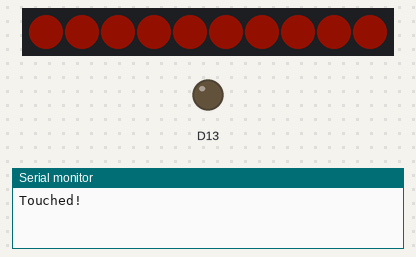
Bench run of a sketch on a simulated Adafruit Circuit Playground Express. On the bench: 10 RGB LEDs in strip order, left to right, output pins drawn as LEDs (lit = HIGH), the last lines printed to the serial monitor. Dim RGB values are drawn brighter than linear.

Above: at 0.13 s.
At 2.41 s:
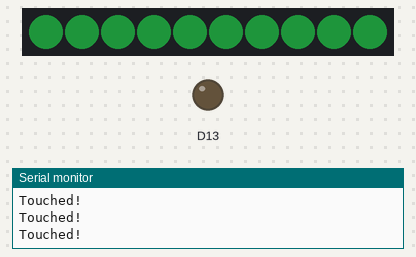
At 9.79 s:
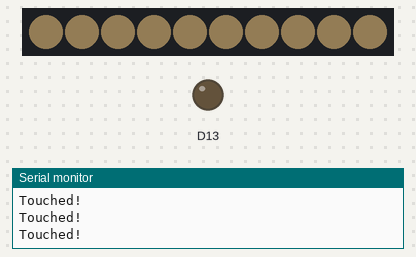
At 19.19 s:
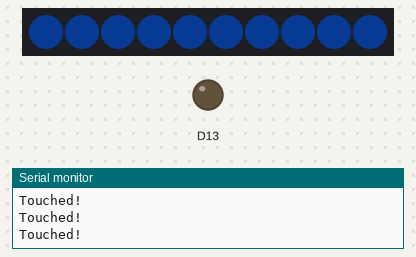
At 29.36 s:
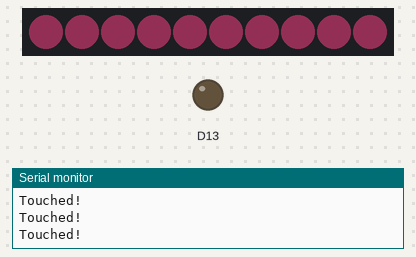
At 38.77 s:
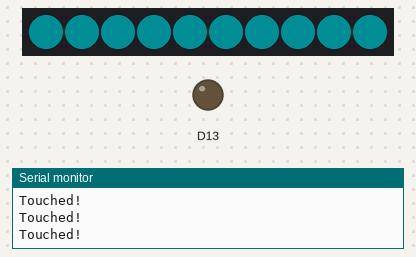

The sketch:

capacitive-touch.ino
```cpp
#include <Adafruit_CircuitPlayground.h>

#define CAP_THRESHOLD   50
#define DEBOUNCE        250
int Index = 1;

////////////////////////////////////////////////////////////////////////////
boolean capButton(uint8_t pad) {
  if (CircuitPlayground.readCap(pad) > CAP_THRESHOLD) {
    return true;
  } else {
    return false;
  }
}

////////////////////////////////////////////////////////////////////////////
void setup() {
  // Initialize serial.
  Serial.begin(9600);

  // Initialize Circuit Playground library.
  CircuitPlayground.begin();
}

////////////////////////////////////////////////////////////////////////////
void loop() {
  // Check if capacitive touch exceeds threshold.
  if (capButton(1)) {

      // Print message.
      Serial.println("Touched!");
      for(int i=0; i<10; i++)
      {
        CircuitPlayground.setPixelColor(i, (255 - Index*20), ((1)*(Index*25)), (1 + Index*10));
      }
      Index++;
      // But not too often.
      delay(DEBOUNCE);
  }
}
```
